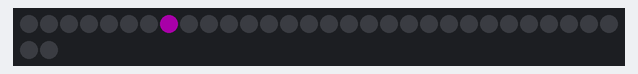
Recording of a sketch running on a simulated ATtiny85, built with avr-gcc and run on an emulated ATtiny85. Parts: 32 RGB LEDs in strip order, left to right, continuing on the next row. Dim RGB values are drawn brighter than linear; random numbers use the default seed unless the sketch sets one.

Above: at 0.15 s.
At 16.15 s:
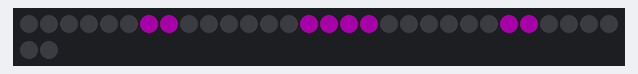
At 32.19 s:
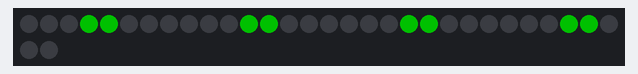

The sketch:

other_colors_neogoggles.ino
```cpp
// Low power NeoPixel goggles example.  Makes a nice blinky display
// with just a few LEDs on at any time.

#include <Adafruit_NeoPixel.h>
#ifdef __AVR_ATtiny85__ // Trinket, Gemma, etc.
 #include <avr/power.h>
#endif

#define PIN 4

Adafruit_NeoPixel pixels = Adafruit_NeoPixel(32, PIN);

uint8_t  mode   = 0, // Current animation effect
         offset = 0; // Position of spinny eyes


uint32_t purple = 0x800080;

uint32_t green = 0x00FF00;

uint32_t orange = 0xFFA500;

uint32_t color  = purple; // Start purple

uint32_t colors[] = {purple, green, orange};

int COLOR_COUNT = 3;

int colorIndex = 0;

uint32_t prevTime;

void setup() {
#ifdef __AVR_ATtiny85__ // Trinket, Gemma, etc.
  if(F_CPU == 16000000) clock_prescale_set(clock_div_1);
#endif
  pixels.begin();
  pixels.setBrightness(85); // 1/3 brightness
  prevTime = millis();
}

void loop() {
  uint8_t  i;
  uint32_t t;

  switch(mode) {

   case 0: // Random sparks - just one LED on at a time!
    i = random(32);
    pixels.setPixelColor(i, color);
    pixels.show();
    delay(10);
    pixels.setPixelColor(i, 0);
    break;

   case 1: // Spinny wheels (8 LEDs on at a time)
    for(i=0; i<16; i++) {
      uint32_t c = 0;
      if(((offset + i) & 7) < 2) c = color; // 4 pixels on...
      pixels.setPixelColor(   i, c); // First eye
      pixels.setPixelColor(31-i, c); // Second eye (flipped)
    }
    pixels.show();
    offset++;
    delay(50);
    break;
  }

  t = millis();

  if((t - prevTime) > 8000) // Every 8 seconds...
  {
    mode++;                        // Next mode
    if(mode > 1)                   // End of modes?
    {
      mode = 0;                    // Start modes over

      colorIndex++;

      if(colorIndex == COLOR_COUNT)
      {
          colorIndex = 0;          // go back to the first color
      }

      color = colors[colorIndex];  // Next color
    }

    for(i=0; i<32; i++)
    {
        pixels.setPixelColor(i, 0);
    }

    prevTime = t;
  }
}
```
